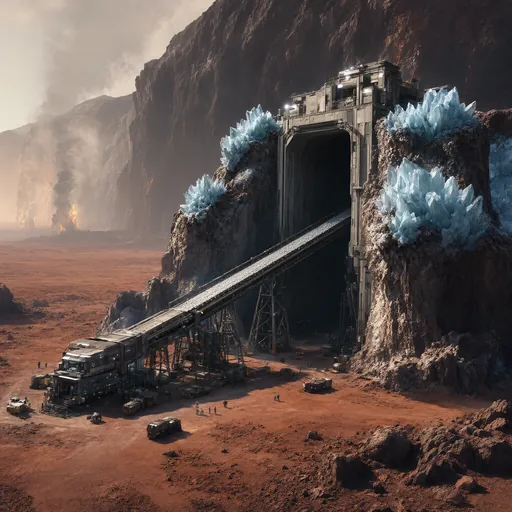
#> input picture assets/visuels/building.crystal_mine.t1.hot.webp, 512 x 512 px
$ python snow_ground.py ../assets/visuels/building.crystal_mine.t1.hot.webp ../assets/visuels/building.crystal_mine.t2.hot.webp 5
#> lines starting #> are read from the running program, lines starting #| are printed output that depends on the picture
"""Recolore en neige le sol brun d'une image, sans toucher aux pixels neutres (miroirs, tour)."""
import sys

import numpy as np
from PIL import Image, ImageFilter

source, target, top = sys.argv[1], sys.argv[2], int(sys.argv[3])
image = np.asarray(Image.open(source).convert("RGB")).astype(np.float32)
red, green, blue = image[..., 0], image[..., 1], image[..., 2]
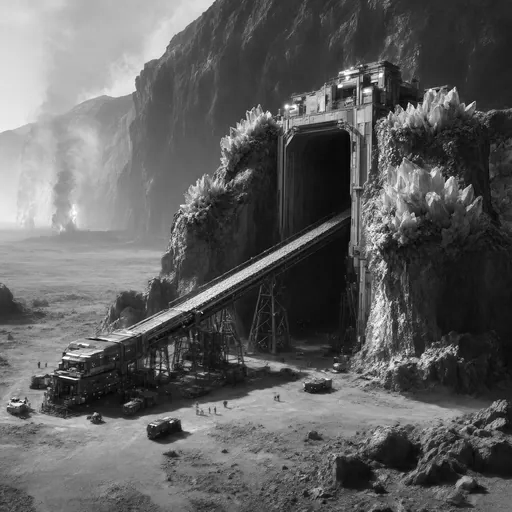
#> red: shape (512, 512) float32; min 0, max 255, mean 95.8
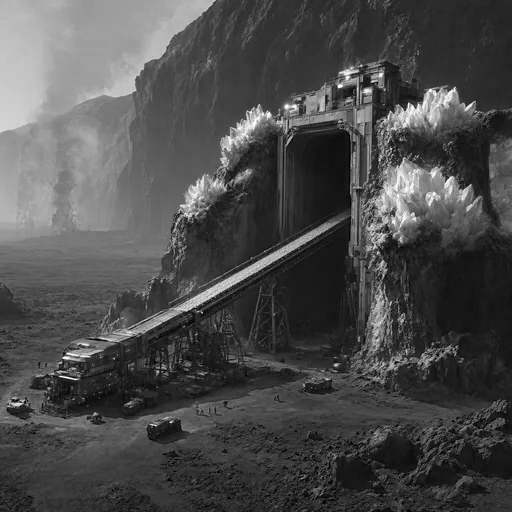
#> blue: shape (512, 512) float32; min 0, max 255, mean 76
warmth = red - blue
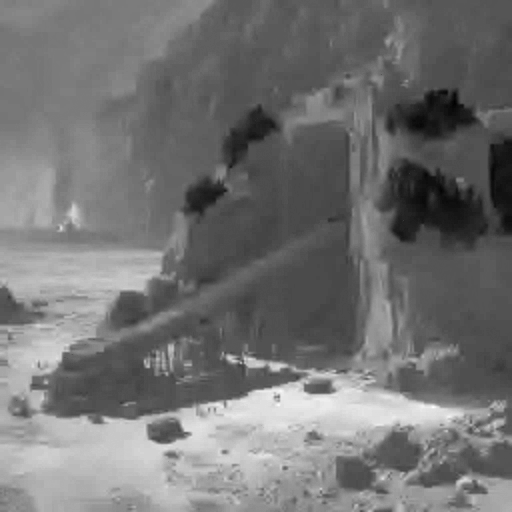
#> warmth: shape (512, 512) float32; min -57, max 113, mean 19.8; drawn with min black and max white
luminance = 0.299 * red + 0.587 * green + 0.114 * blue

# Sol brun : chaud et pas trop clair. Les miroirs sont neutres et clairs, les supports neutres et sombres.
weight = np.clip((warmth - 6) / 12, 0, 1) * np.clip((185 - luminance) / 30, 0, 1)
weight[: top] = 0
weight[:, :][: top + 30] *= np.linspace(0, 1, top + 30)[:, None]
smooth = Image.fromarray((weight * 255).astype(np.uint8)).filter(ImageFilter.GaussianBlur(1.2))
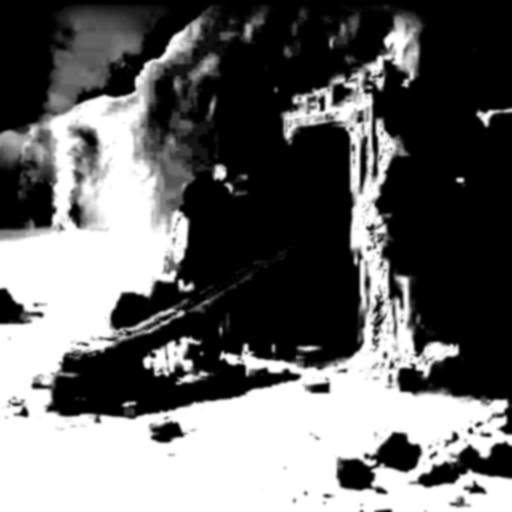
#> smooth: PIL image 512x512 L; min 0, max 255, mean 104.1
weight = np.asarray(smooth).astype(np.float32)[..., None] / 255
#> weight: shape (512, 512, 1) float32

shade = np.clip(luminance / 130, 0, 1)[..., None] ** 0.65
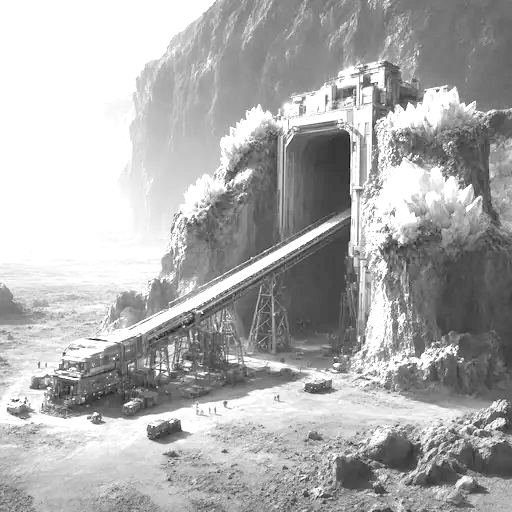
#> shade: shape (512, 512, 1) float32; min 0, max 1, mean 0.684
shadow = np.array([108, 116, 134], dtype=np.float32)
light = np.array([243, 240, 238], dtype=np.float32)
snow = shadow + (light - shadow) * shade
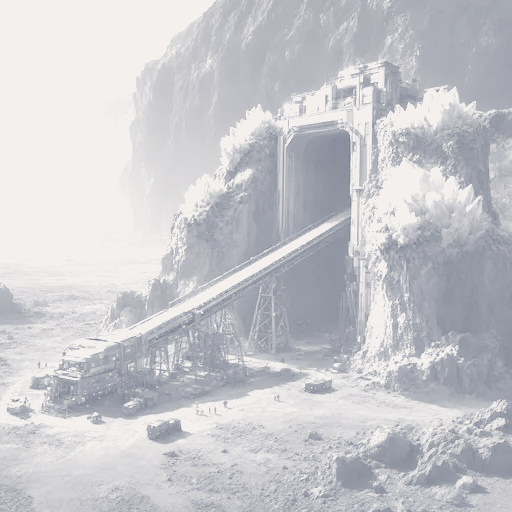
#> snow: shape (512, 512, 3) float32; mean of channels 0, 1, 2 200.4, 200.8, 205.2; drawn as R, G, B

result = image * (1 - weight) + snow * weight
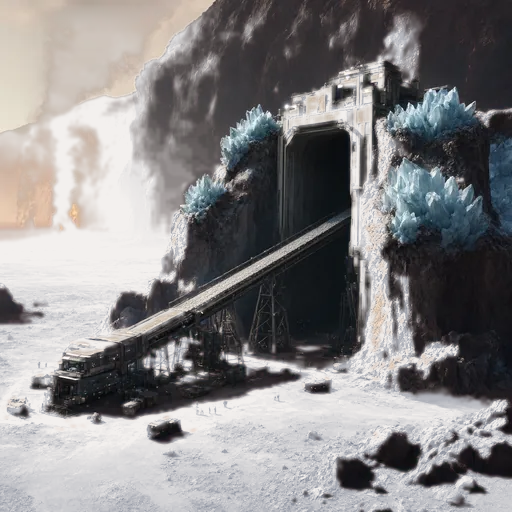
#> result: shape (512, 512, 3) float32; mean R, G, B 133.5, 131.8, 132.7
Image.fromarray(result.clip(0, 255).astype(np.uint8)).save(target)

$ run again, on assets/visuels/building.crystal_mine.t2.cold.webp
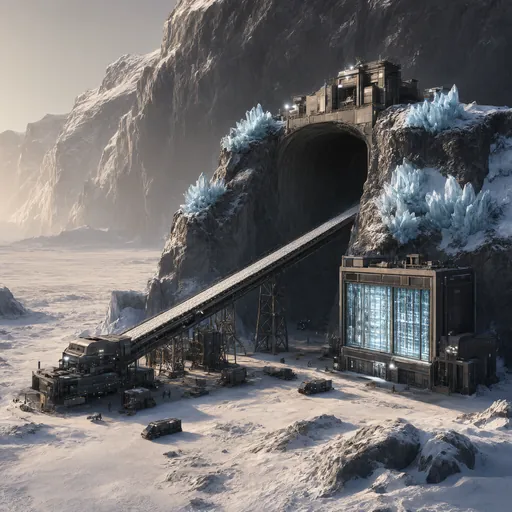
#> input picture assets/visuels/building.crystal_mine.t2.cold.webp, 512 x 512 px
#> `snow = shadow + (light - shadow) * shade`:
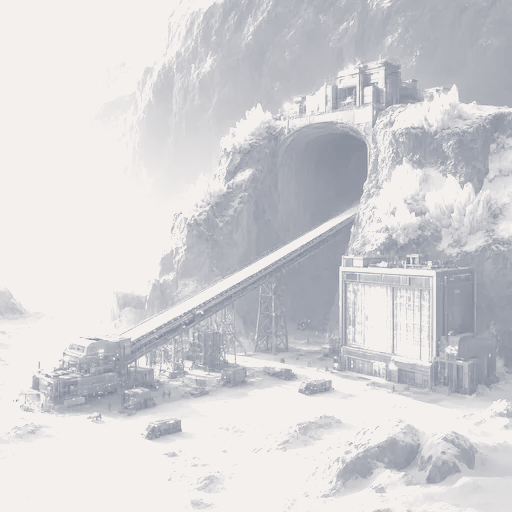
#> snow: shape (512, 512, 3) float32; mean of channels 0, 1, 2 212.4, 211.6, 214.6; drawn as R, G, B
#> `result = image * (1 - weight) + snow * weight`:
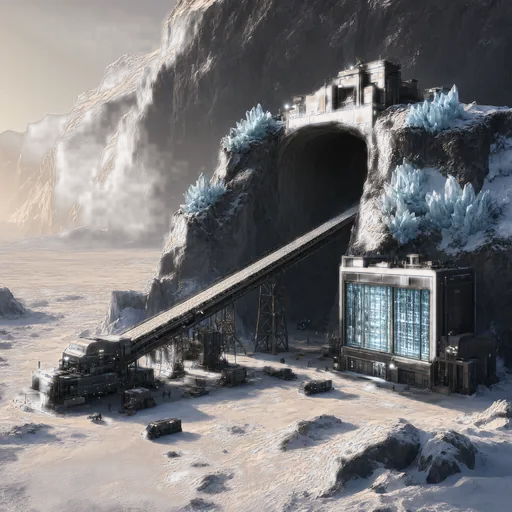
#> result: shape (512, 512, 3) float32; mean R, G, B 120.8, 119.6, 120.9

$ run again, on assets/visuels/building.crystal_storage.t1.cold.webp
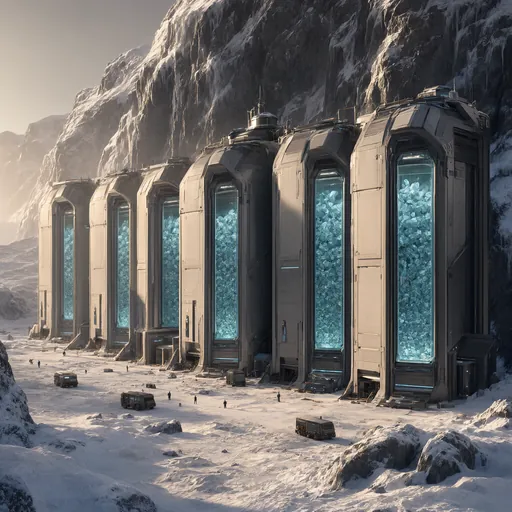
#> input picture assets/visuels/building.crystal_storage.t1.cold.webp, 512 x 512 px
#> `snow = shadow + (light - shadow) * shade`:
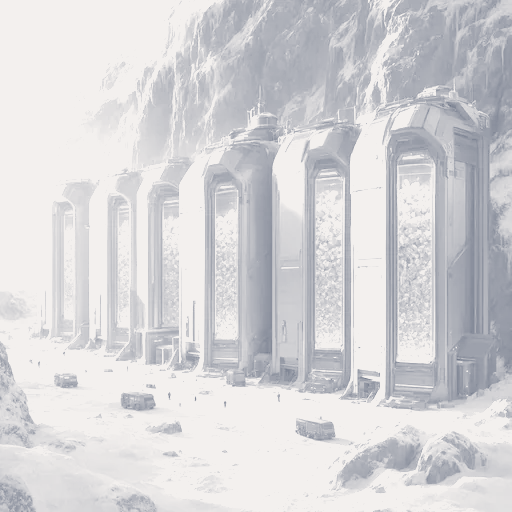
#> snow: shape (512, 512, 3) float32; mean of channels 0, 1, 2 213.8, 213, 215.6; drawn as R, G, B
#> `result = image * (1 - weight) + snow * weight`:
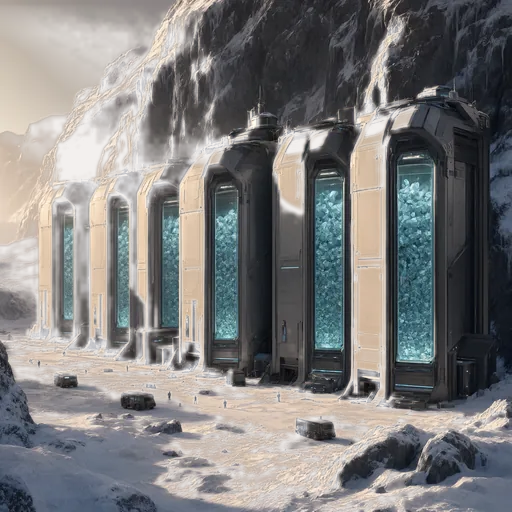
#> result: shape (512, 512, 3) float32; mean R, G, B 124.5, 123.8, 123.6
